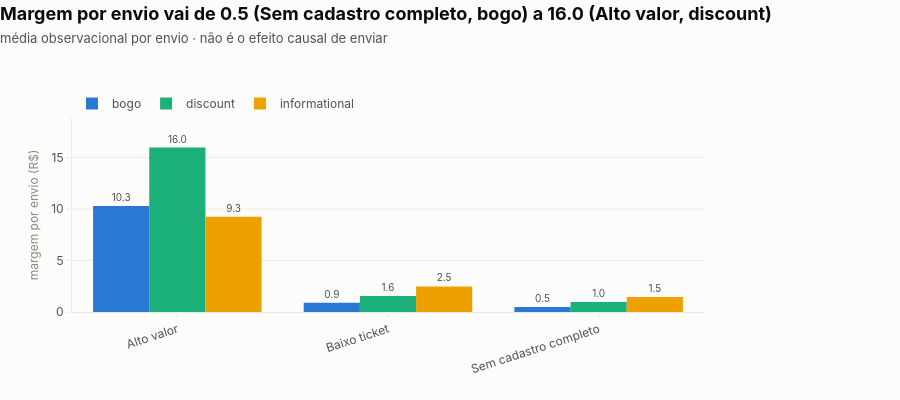

The notebook cell saved with this chart:
### Code cell
# Margem por envio (receita − custo) / envios, uma barra por tipo de oferta,
# agrupadas por persona — onde uma política uniforme paga a conta.
melhor = resposta.loc[resposta["margem_por_envio"].idxmax()]
pior = resposta.loc[resposta["margem_por_envio"].idxmin()]
tipos = sorted(resposta["offer_type"].unique())
margem_wide = (
    resposta.pivot(index="persona", columns="offer_type", values="margem_por_envio")
    .reset_index()
)
viz.grouped_bars(
    margem_wide, category="persona", series=tipos, value_label="%{y:.1f}",
    ylabel="margem por envio (R$)",
    title=f"Margem por envio vai de {pior['margem_por_envio']:.1f} ({pior['persona']}, {pior['offer_type']}) "
          f"a {melhor['margem_por_envio']:.1f} ({melhor['persona']}, {melhor['offer_type']})",
    subtitle="média observacional por envio · não é o efeito causal de enviar",
).show()

### Figure 1 — Plotly figure (JSON) as saved in the notebook; plotly's stock layout.template omitted (floating-point values rounded to 4 significant figures)
{"data": [{"cliponaxis": false, "marker": {"color": "#2a78d6", "line": {"width": 0}}, "name": "bogo", "orientation": "v", "text": [10.3, 0.8968, 0.4822], "textfont": {"color": "#52514e", "size": 10}, "textposition": "outside", "texttemplate": "%{y:.1f}", "type": "bar", "x": ["Alto valor", "Baixo ticket", "Sem cadastro completo"], "y": [10.3, 0.8968, 0.4822]}, {"cliponaxis": false, "marker": {"color": "#1baf7a", "line": {"width": 0}}, "name": "discount", "orientation": "v", "text": [15.96, 1.558, 0.9706], "textfont": {"color": "#52514e", "size": 10}, "textposition": "outside", "texttemplate": "%{y:.1f}", "type": "bar", "x": ["Alto valor", "Baixo ticket", "Sem cadastro completo"], "y": [15.96, 1.558, 0.9706]}, {"cliponaxis": false, "marker": {"color": "#eda100", "line": {"width": 0}}, "name": "informational", "orientation": "v", "text": [9.251, 2.483, 1.458], "textfont": {"color": "#52514e", "size": 10}, "textposition": "outside", "texttemplate": "%{y:.1f}", "type": "bar", "x": ["Alto valor", "Baixo ticket", "Sem cadastro completo"], "y": [9.251, 2.483, 1.458]}], "layout": {"barmode": "group", "height": 400, "margin": {"b": 88, "l": 72, "r": 196, "t": 118}, "showlegend": true, "title": {"text": "<b>Margem por envio vai de 0.5 (Sem cadastro completo, bogo) a 16.0 (Alto valor, discount)</b><br><span style='font-size:13px;color:#52514e'>média observacional por envio · não é o efeito causal de enviar</span>"}, "xaxis": {"automargin": true, "tickangle": -18, "title": {}}, "yaxis": {"automargin": true, "range": [0, 18.83], "title": {"text": "margem por envio (R$)"}}}}
